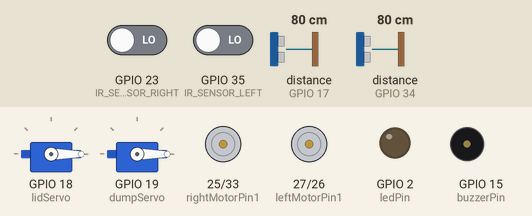
The sketch below on a simulated ESP32. Shown: 2 × servo, motor-driver pin pairs drawn as motors (green arrow = first pin HIGH = forward, orange = second pin HIGH = backward, longer = more drive, scaled by the enable pin), output pins drawn as LEDs (lit = HIGH), buzzer (waves = sounding, pin HIGH). The test bench sets the inputs (shaded band); at power-on: distance to the obstacle (sensors on GPIO 17, GPIO 34) 80 cm, GPIO 23 (IR_SENSOR_RIGHT) LOW, GPIO 35 (IR_SENSOR_LEFT) LOW. WiFi joins after 1.5 s; servers stay silent unless stated; what the sketch prints to the serial monitor is not drawn.

Above: at 3.0 s.
3.1 s: distance to the obstacle (sensor on GPIO 17) set to 22 cm
4.6 s: distance to the obstacle (sensor on GPIO 17) set to 17 cm
At 5.7 s:
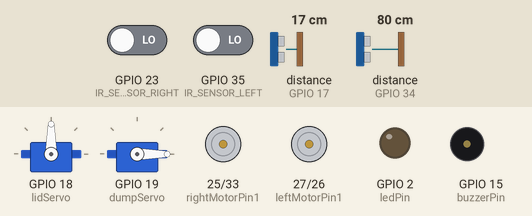
6.1 s: distance to the obstacle (sensor on GPIO 34) set to 10 cm
9.1 s: distance to the obstacle (sensor on GPIO 34) set to 7 cm
At 10.78 s:
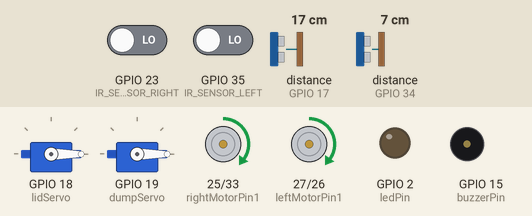
At 11.8 s:
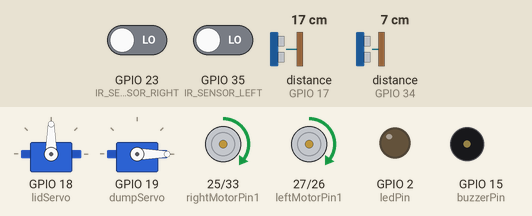
Timing chart, 0 to 13.1 s (numbered marks = the images above; inputs shaded):
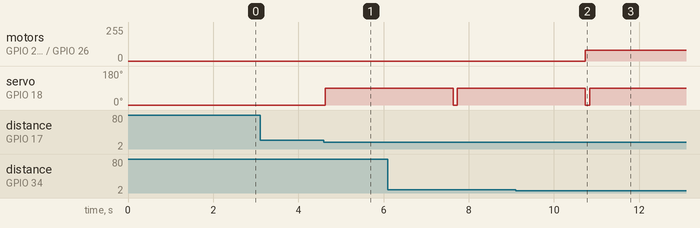

The sketch:

smws__1_.ino
```cpp
#include <WiFi.h>
#include <BlynkSimpleEsp32.h>
#include <ESP32Servo.h>
#include <NewPing.h>

// ===================== WiFi & Blynk =====================
char auth[] = "YOUR_BLYNK_AUTH_TOKEN";
char ssid[] = "YOUR_WIFI_NAME";
char pass[] = "YOUR_WIFI_PASSWORD";

// ===================== Ultrasonic Sensors =====================
// Outside Sensor
NewPing outsideSensor(16, 17, 200);

// Inside Sensor
NewPing insideSensor(22, 34, 200);

// ===================== Servos =====================
Servo lidServo;
Servo dumpServo;

// ===================== LED & Buzzer =====================
const int ledPin = 2;
const int buzzerPin = 15;

// ===================== IR Sensors =====================
#define IR_SENSOR_RIGHT 23
#define IR_SENSOR_LEFT 35

// ===================== Motor Driver (L298N) =====================
const int enableLeftMotor = 14;
const int leftMotorPin1 = 27;
const int leftMotorPin2 = 26;

const int enableRightMotor = 32;
const int rightMotorPin1 = 25;
const int rightMotorPin2 = 33;

#define MOTOR_SPEED 80

bool startMoving = false;

// PWM Channels
const int leftChannel = 0;
const int rightChannel = 1;

void setup()
{
  Serial.begin(115200);

  // Connect to WiFi & Blynk
  Blynk.begin(auth, ssid, pass);

  Serial.println("Connected to WiFi and Blynk!");

  // Servos
  lidServo.attach(18);
  dumpServo.attach(19);

  pinMode(ledPin, OUTPUT);
  pinMode(buzzerPin, OUTPUT);

  pinMode(leftMotorPin1, OUTPUT);
  pinMode(leftMotorPin2, OUTPUT);

  pinMode(rightMotorPin1, OUTPUT);
  pinMode(rightMotorPin2, OUTPUT);

  pinMode(IR_SENSOR_RIGHT, INPUT);
  pinMode(IR_SENSOR_LEFT, INPUT);

  ledcSetup(leftChannel, 1000, 8);
  ledcAttachPin(enableLeftMotor, leftChannel);

  ledcSetup(rightChannel, 1000, 8);
  ledcAttachPin(enableRightMotor, rightChannel);

  lidServo.write(0);
  dumpServo.write(0);

  digitalWrite(ledPin, LOW);
  digitalWrite(buzzerPin, LOW);

  rotateMotor(0, 0);
}
void loop()
{
  int outsideDistance = outsideSensor.ping_cm();

  if (outsideDistance > 0 && outsideDistance < 20)
  {
    lidServo.write(90);
    delay(3000);
    lidServo.write(0);
  }

  int insideDistance = insideSensor.ping_cm();

  if (insideDistance > 0 && insideDistance <= 8)
  {
    startMoving = true;
  }

  if (startMoving)
  {
    int rightIR = digitalRead(IR_SENSOR_RIGHT);
    int leftIR = digitalRead(IR_SENSOR_LEFT);

    if (rightIR == LOW && leftIR == LOW)
    {
      rotateMotor(MOTOR_SPEED, MOTOR_SPEED);
    }
    else if (rightIR == HIGH && leftIR == LOW)
    {
      rotateMotor(0, MOTOR_SPEED);
    }
    else if (rightIR == LOW && leftIR == HIGH)
    {
      rotateMotor(MOTOR_SPEED, 0);
    }
    else if (rightIR == HIGH && leftIR == HIGH)
    {
      rotateMotor(0, 0);

      digitalWrite(buzzerPin, HIGH);
      delay(30000);
      digitalWrite(buzzerPin, LOW);

      dumpServo.write(90);
      delay(4000);
      dumpServo.write(0);

      digitalWrite(ledPin, HIGH);
      delay(5000);
      digitalWrite(ledPin, LOW);

      startMoving = false;
    }
  }

  delay(100);
}

void rotateMotor(int leftSpeed, int rightSpeed)
{
  if (leftSpeed > 0)
  {
    digitalWrite(leftMotorPin1, HIGH);
    digitalWrite(leftMotorPin2, LOW);
    ledcWrite(leftChannel, leftSpeed);
  }
  else
  {
    digitalWrite(leftMotorPin1, LOW);
    digitalWrite(leftMotorPin2, LOW);
    ledcWrite(leftChannel, 0);
  }

  if (rightSpeed > 0)
  {
    digitalWrite(rightMotorPin1, HIGH);
    digitalWrite(rightMotorPin2, LOW);
    ledcWrite(rightChannel, rightSpeed);
  }
  else
  {
    digitalWrite(rightMotorPin1, LOW);
    digitalWrite(rightMotorPin2, LOW);
    ledcWrite(rightChannel, 0);
  }
}
```

Measured:
- the behaviour switches between 20 and 19 cm on distance to the obstacle (sensor on GPIO 17) (found by bisection; images 0 and 1)
- the behaviour switches between 9 and 8 cm on distance to the obstacle (sensor on GPIO 34) (found by bisection; images 1 and 2)
- after the input at 3.1 s, every drawn part: stays the same
- after the input at 4.6 s, servo on GPIO 18 (lidServo): 0° → 90° at once
- after the input at 9.1 s, motor on GPIO 25 (rightMotorPin1) / GPIO 33 (rightMotorPin2), motor on GPIO 27 (leftMotorPin1) / GPIO 26 (leftMotorPin2): stopped → forward 80/255 after 1.6 s
